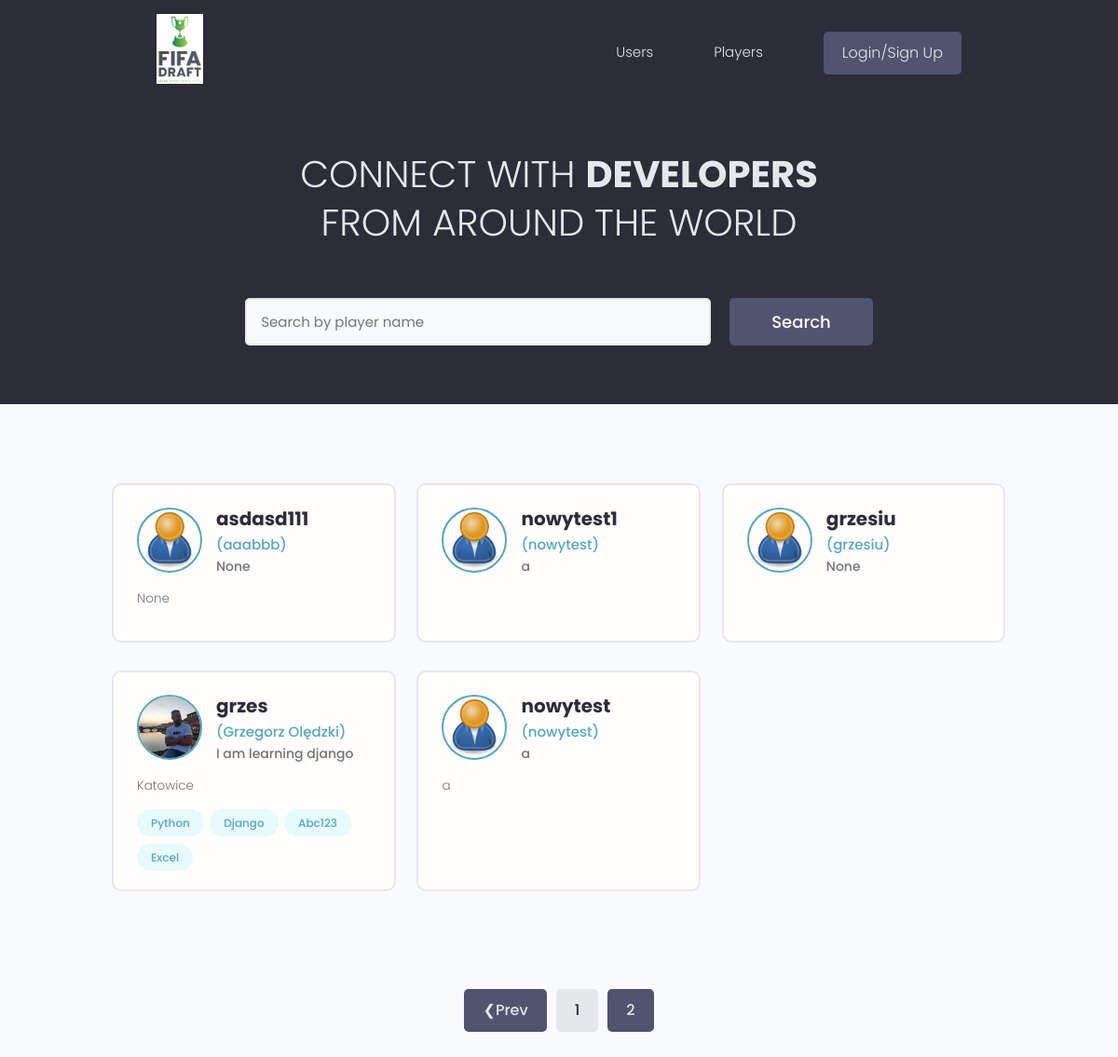
The app's page /?page=2&search_query= with its own data.
### users/models.py (models this page shows, shortened)
class Profile(models.Model):
    user = models.OneToOneField(User, on_delete=models.CASCADE, null=True, blank=True)
    name = models.CharField(max_length=100, blank=True, null=True)
    username = models.CharField(max_length=100, blank=True, null=True)
    location = models.CharField(max_length=100, blank=True, null=True)
    email = models.EmailField(max_length=100, blank=True, null=True)
    short_intro = models.CharField(max_length=250, blank=True, null=True)
    bio = models.TextField(blank=True, null=True)
    profile_image = models.ImageField(
        null=True,
        blank=True,
        upload_to="profile_images/",
        default="profile_images/user-default.png",
    )
    social_github = models.CharField(max_length=200, blank=True, null=True)
    social_twitter = models.CharField(max_length=200, blank=True, null=True)
    social_linkedin = models.CharField(max_length=200, blank=True, null=True)
    social_youtube = models.CharField(max_length=200, blank=True, null=True)
    social_website = models.CharField(max_length=200, blank=True, null=True)
    created = models.DateTimeField(auto_now_add=True)
    id = models.UUIDField(
        default=uuid.uuid4, unique=True, primary_key=True, editable=False
    )

class Skill(models.Model):
    owner = models.ForeignKey(Profile, on_delete=models.CASCADE, null=True, blank=True)
    name = models.CharField(max_length=200, blank=True, null=True)
    description = models.TextField(null=True, blank=True)
    created = models.DateTimeField(auto_now_add=True)
    id = models.UUIDField(
        default=uuid.uuid4, unique=True, primary_key=True, editable=False
    )
    def __str__(self):
        return str(self.name)

### users/views.py (the view)
# urls.py: path("", views.profiles, name="profiles"),
def profiles(request):
    profiles, search_query = search_profiles(request)
    results_on_page = 6
    custom_range, profiles = pagination_project(request, profiles, results_on_page)
    context = {
        "profiles": profiles,
        "custom_range": custom_range,
        "search_query": search_query,
    }
    return render(request, "users/profiles.html", context)

### users/utils.py (called while the page is built)
def pagination_project(request, players, results_on_page):
    page = request.GET.get("page")
    paginator = Paginator(players, results_on_page)
    try:
        players = paginator.page(page)
    except PageNotAnInteger:
        page = 1
        players = paginator.page(page)
    except EmptyPage:
        page = paginator.num_pages
        players = paginator.page(page)
    left_index = int(page) - 1
    if left_index < 1:
        left_index = 1
    right_index = int(page) + 2
    if right_index > paginator.num_pages:
        right_index = paginator.num_pages + 1
    custom_range = range(left_index, right_index)
    return custom_range, players

def search_profiles(request):
    search_query = ""
    if request.GET.get("search_query"):
        search_query = request.GET.get("search_query")
    skills = Skill.objects.filter(name__iexact=search_query)
    profiles = Profile.objects.distinct().filter(
        Q(name__icontains=search_query)
        | Q(username__icontains=search_query)
        | Q(skill__in=skills)
        | Q(location__icontains=search_query)
    )
    return profiles, search_query

### users/templates/users/profiles.html (shortened to what this page needs)
{% extends 'main.html'%}
{% block content %}
  <main class="home">
    <section class="hero-section text-center">
      <div class="container container--narrow">
        <div class="hero-section__box">
          <h2>CONNECT WITH <span>DEVELOPERS</span></h2>
          <h2>FROM AROUND THE WORLD</h2>
        </div>
        <div class="hero-section__search">
          <form class="form" action="#" method="get">
            <div class="form__field">
              <input class="input input--text" id="formInput#search" type="text" name="search_query"
                value='{{search_query}}' placeholder="Search by player name" />
            </div>
            <input class="btn btn--sub btn--lg" type="submit" value="Search" />
          </form>
        </div>
      </div>
    </section>
    <section class="devlist">
      <div class="container">
        <div class="grid grid--three">
         {% for profile in profiles %}
          <div class="column card">
            <div class="dev">
              <a href="{% url 'user-profile' profile.id %}" class="card__body">
                <div class="dev__profile">
                  <img class="avatar avatar--md" src={{profile.profile_image.url}} alt="image" />
                  <div class="dev__meta">
                    <h3>{{ profile.user }}</h3> ({{ profile.name }})
                    <h5>{{ profile.short_intro|slice:'60' }}</h5>
                  </div>
                </div>
                <p class="dev__info">
                  {{ profile.bio|slice:'150' }}</p>
                <div class="dev__skills">
                  {% for skill in profile.skill_set.all %}
                  <span class="tag tag--pill tag--main">
                    <small>{{ skill }}</small>
                  </span>
                  {% endfor %}
                </div>
              </a>
            </div>
          </div>
         {% endfor %}
        </div>
      </div>
    </section>
  </main>
    {% include 'pagination.html' with queryset=profiles search_query=search_query %}
{% endblock content %}

### static/styles/app.css (style rules this page uses)
:root { --color-sub: #2d2d39; }
.btn--sub { background-color: var(--color-sub-light); }
.card { border: 2px solid var(--color-light); }
img { width: 100%; }
.hero-section { height: 40vh; display: flex; align-items: center; background-color: var(--color-sub); }
.hero-section__box { margin-bottom: 4rem; }
.hero-section__box > h2, .hero-section__box > h2 > span { font-size: 4rem; color: var(--color-light); line-height: 1.3; text-transform: uppercase; }
.hero-section__box > h2 { font-weight: 300; }
.hero-section__box > h2 > span { font-weight: 700; }
.hero-section__search > .form { display: flex; align-items: center; justify-content: center; gap: 2rem; }
.hero-section__search > .form input.input--text { width: 50rem; }
.devlist { margin-top: 8rem; }
.devlist .grid { align-items: stretch; }
.devlist .dev .dev__profile { display: flex; align-items: center; gap: 1.5rem; }
.devlist .dev .dev__meta h3 { color: var(--color-sub); font-size: 2rem; font-weight: 700; }
.devlist .dev .dev__meta h5 { color: var(--color-text); font-size: 1.4rem; font-weight: 500; }
.devlist .dev .dev__info { margin: 1.5rem 0; font-size: 1.35rem; line-height: 1.4; text-align: justify; }

### static/uikit/styles/modules/_variables.css (style rules this page uses)
:root { --color-main: #5aa5b9; --color-main-light: #e6faff; --color-sub: #3f4156; --color-sub-light: #51546e; --color-sub-lighter: #ededfd; --color-text: #737373; --color-gray: #8b8b8b; --color-light: #e5e7eb; --color-light-gray: #767676; --color-bg: #f8fafd; --color-white: #fffefd; --color-white-light: #f3f3f3; --color-success: #359e64; --color-success-bg: #def8e8; --color-error: #fc4b0b; --color-error-bg: #fff2ee; --font-base: 'Poppins', arial, helvetica, 'Segoe UI', roboto, ubuntu, sans-serif; --font-monospace: 'Fira Code', 'Courier New', courier, monospace; --font-regular: 300; --font-medium: 500; --font-bold: 700; --generic-shadow: 1px 1px 5px #00000010; --generic-transition: all 0.3s ease-in-out; }

### static/uikit/styles/modules/_base.css (style rules this page uses)
* { margin: 0; padding: 0; box-sizing: border-box; text-rendering: optimizeLegibility; color: inherit; font-size: inherit; }
html { font-size: 50%; }
@media only screen and (min-width: 480px) { html { font-size: 56.25%; } }
@media only screen and (min-width: 1200px) { html { font-size: 62.5%; } }
body { line-height: 1.6; font-weight: 400; font-size: 1.5rem; color: var(--color-text); background-color: var(--color-bg); min-height: 100vh; }

### static/uikit/styles/modules/_typography.css (style rules this page uses)
* { font-family: var(--font-base); }
h2 { font-size: 3.6rem; font-weight: var(--font-bold); }
h3 { font-size: 3.2rem; font-weight: var(--font-medium); }
h5 { font-size: 2.4rem; font-weight: var(--font-medium); }
h5, h6 { font-weight: var(--font-regular); }
p, span, strong { font-size: 1.6rem; color: var(--color-text); font-weight: var(--font-regular); }
a { padding-bottom: 2px; text-decoration: none; display: inline-block; color: var(--color-main); font-weight: var(--font-medium); }

### static/uikit/styles/modules/_utilities.css (style rules this page uses)
.container { width: 92%; max-width: 165rem; margin: 0 auto; box-sizing: border-box; }
.container--narrow { width: 92%; max-width: 120rem; }
@media screen and (min-width: 1000px) { .container { width: 90%; } }
@media screen and (min-width: 1000px) { .container--narrow { width: 85%; } }
@media screen and (min-width: 1200px) { .container { width: 80%; } }
@media screen and (min-width: 1200px) { .container--narrow { width: 72%; } }
.text-center { text-align: center; }

### static/uikit/styles/modules/_avatar.css (style rules this page uses)
.avatar { border-radius: 50%; border: 2px solid var(--color-main); object-fit: cover; }
.avatar--md { height: 7rem; width: 7rem; }

### static/uikit/styles/modules/_button.css (style rules this page uses)
.btn { display: inline-block; position: relative; cursor: pointer; background-color: var(--color-light); font-weight: var(--font-medium); color: var(--color-sub); text-decoration: none; padding: 1rem 2rem; border-radius: 0.5rem; border: none; width: -webkit-fit-content; width: -moz-fit-content; width: fit-content; height: -webkit-fit-content; height: -moz-fit-content; height: fit-content; font-size: 1.6rem; outline-width: 0; outline-color: transparent; -webkit-backface-visibility: hidden; backface-visibility: hidden; transition: all 0.3s ease-in-out; }
.btn--sub { background-color: var(--color-sub); color: var(--color-white); }
.btn--lg { font-size: 1.8rem; padding: 1.2rem 4.5rem; }

### static/uikit/styles/modules/_card.css (style rules this page uses)
.card { border-radius: 1rem; background-color: var(--color-white); border: 1.5px solid var(--color-light); width: auto; height: auto; margin-top: 0.5rem; margin-bottom: 0.5rem; overflow: hidden; }
.card__body, .card__header { padding: 2rem 2.5rem; }

### records on screen
Profile: profile_image (placeholder picture), user "asdasd111", name "aaabbb", short_intro "None", bio "None"
Profile: profile_image (placeholder picture), user "nowytest1", name "nowytest", short_intro "a"
Profile: profile_image (placeholder picture), user "grzesiu", name "grzesiu", short_intro "None"
Profile: profile_image (picture), user "grzes", name "Grzegorz Olędzki", short_intro "I am learning django", bio "Katowice"
Skill: name "Python"
Skill: name "Django"
Skill: name "Abc123"
Skill: name "Excel"
Profile: profile_image (placeholder picture), user "nowytest", name "nowytest", short_intro "a", bio "a"

### other values on screen
{{ page }} "1"
{{ page }} "2"
